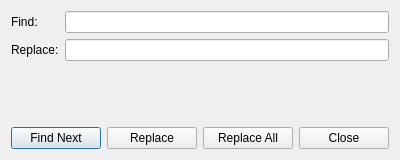
<?xml version="1.0" encoding="UTF-8"?>
<ui version="4.0">
 <class>FindReplaceDialog</class>
 <widget class="QDialog" name="FindReplaceDialog">
  <property name="windowTitle">
   <string>Find / Replace</string>
  </property>
  <property name="geometry">
   <rect><x>0</x><y>0</y><width>400</width><height>160</height></rect>
  </property>
  <layout class="QVBoxLayout">
   <item>
    <layout class="QFormLayout">
     <item row="0" column="0"><widget class="QLabel" name="label"><property name="text"><string>Find:</string></property></widget></item>
     <item row="0" column="1"><widget class="QLineEdit" name="findEdit"/></item>
     <item row="1" column="0"><widget class="QLabel" name="label2"><property name="text"><string>Replace:</string></property></widget></item>
     <item row="1" column="1"><widget class="QLineEdit" name="replaceEdit"/></item>
    </layout>
   </item>
   <item>
    <layout class="QHBoxLayout">
     <item><widget class="QPushButton" name="findNextBtn"><property name="text"><string>Find Next</string></property></widget></item>
     <item><widget class="QPushButton" name="replaceBtn"><property name="text"><string>Replace</string></property></widget></item>
     <item><widget class="QPushButton" name="replaceAllBtn"><property name="text"><string>Replace All</string></property></widget></item>
     <item><widget class="QPushButton" name="closeBtn"><property name="text"><string>Close</string></property></widget></item>
    </layout>
   </item>
  </layout>
 </widget>
</ui>
